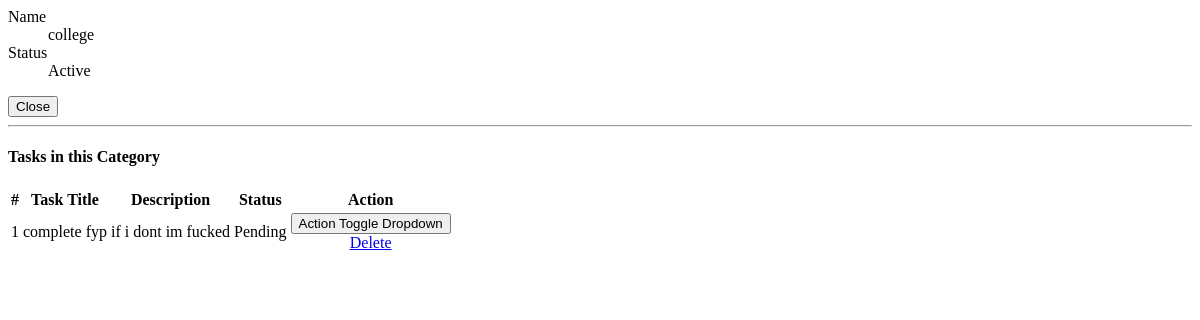
Before: /admin/categories/view_category.php?id=36 with the older database file.
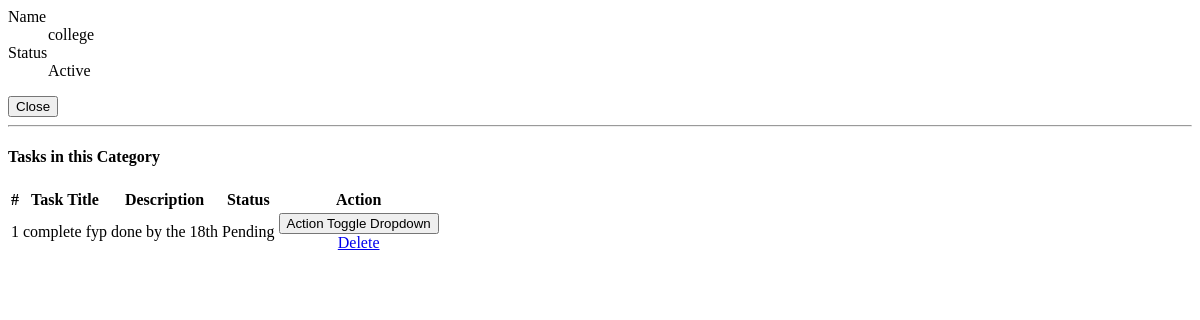
After: the same page with the newer database file.
### tables this page shows
CREATE TABLE `schedule_list` (
  `id` int(30) NOT NULL,
  `user_id` int(30) NOT NULL,
  `category_id` int(30) NOT NULL,
  `title` text NOT NULL,
  `description` text NOT NULL,
  `schedule_from` datetime NOT NULL,
  `schedule_to` datetime DEFAULT NULL,
  `reminder_time` datetime DEFAULT NULL,
  `is_whole` tinyint(4) NOT NULL DEFAULT 0,
  `date_created` datetime NOT NULL DEFAULT current_timestamp(),
  `date_updated` datetime NOT NULL DEFAULT current_timestamp() ON UPDATE current_timestamp(),
  `status` varchar(50) NOT NULL DEFAULT 'Not Started'
);

### admin/categories/view_category.php (the view, shortened to what this page needs)
<?php
require_once('../../config.php');
?>
<div class="container-fluid">
    <dl>
        <dt class="text-muted">Name</dt>
        <dd class="pl-4"><?= isset($name) ? $name : "" ?></dd>
        <dt class="text-muted">Status</dt>
        <dd class="pl-4">
            <?php if ($status == 1) : ?>
                <span class="badge badge-navy bg-gradient-navy px-3 rounded-pill">Active</span>
            <?php else : ?>
                <span class="badge badge-light bg-gradient-light border text-dark px-3 rounded-pill">Inactive</span>
            <?php endif; ?>
        </dd>
    </dl>
    <div class="text-right">
        <button class="btn btn-sm btn-dark bg-gradient-dark btn-flat" type="button" data-dismiss="modal"><i class="fa fa-times"></i> Close</button>
    </div>
    <hr>
    <h4>Tasks in this Category</h4>
    <table class="table table-hover table-striped table-bordered">
        <thead>
            <tr>
                <th>#</th>
                <th>Task Title</th>
                <th>Description</th>
                <th>Status</th>
                <th>Action</th>
            </tr>
        </thead>
        <tbody>
            <?php
            $i = 1;
            $tasks = $conn->query("SELECT * FROM `schedule_list` WHERE category_id = '{$id}'");
            while ($row = $tasks->fetch_assoc()) :
            ?>
                <tr>
                    <td class="text-center"><?php echo $i++; ?></td>
                    <td><?php echo $row['title']; ?></td>
                    <td><?php echo $row['description']; ?></td>
                    <td class="text-center">
                        <?php if ($row['status'] == 'Completed') : ?>
                            <span class="badge badge-success">Completed</span>
                        <?php else : ?>
                            <span class="badge badge-warning">Pending</span>
                        <?php endif; ?>
                    </td>
                    <td align="center">
                        <button type="button" class="btn btn-flat p-1 btn-default btn-sm dropdown-toggle dropdown-icon" data-toggle="dropdown">
                            Action
                            <span class="sr-only">Toggle Dropdown</span>
                        </button>
                        <div class="dropdown-menu" role="menu">
                            <a class="dropdown-item delete_task" href="javascript:void(0)" data-id="<?php echo $row['id'] ?>"><span class="fa fa-trash text-danger"></span> Delete</a>
                        </div>
                    </td>
                </tr>
            <?php endwhile; ?>
        </tbody>
    </table>
</div>

Changed rows visible on the page:
changed schedule_list "complete fyp": description "if i dont im fucked" → "done by the 18th"
